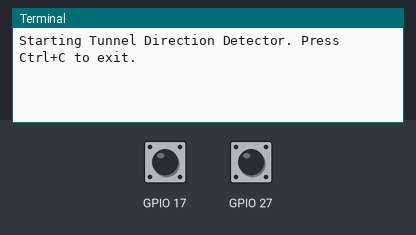
A program run on a simulated Raspberry Pi (BCM pin numbers). Shown: the last lines printed to the terminal. The inputs (shaded band) are chosen by the test bench; at power-on: GPIO 17 HIGH, GPIO 27 HIGH. The clock reads 2024-03-15 10:24:30 at power-on unless the program sets it.

Above: at 1.2 s.
1.3 s: GPIO 17 pulled LOW for 0.15 s
At 2.2 s:
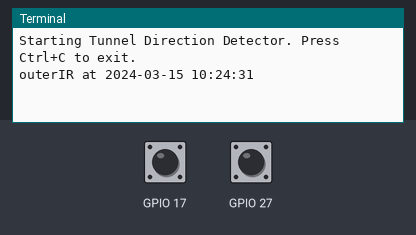
2.9 s: GPIO 27 pulled LOW for 0.15 s
At 3.5 s:
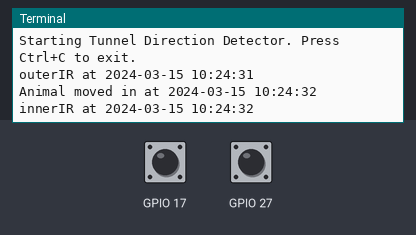
4.5 s: GPIO 17 pulled LOW for 1 s
At 6.0 s:
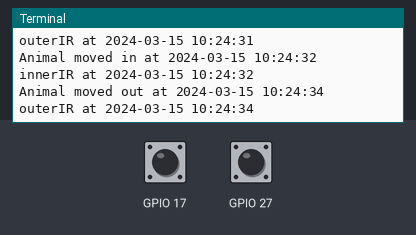
7.0 s: GPIO 27 pulled LOW for 1 s
At 8.0 s:
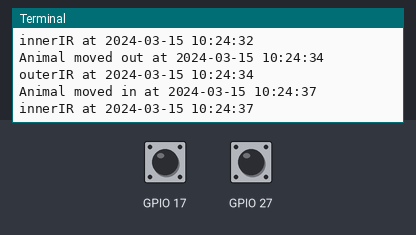

Measured:
- after the input at 1.3 s, the terminal: prints a new line at once (image 1)
- after the input at 2.9 s, the terminal: prints a new line at once (image 2)
- after the input at 4.5 s, the terminal: prints a new line at once (image 3)
- after the input at 7.0 s, the terminal: prints a new line at once (image 4)

The program:

IRDirectionDetector.py
```python
#!/usr/bin/env python3
# -*- coding: utf-8 -*-
"""
Created on Mon Dec 23 12:30:45 2024

@author: J. Cabrera-Moreno
Postdoctoral fellow
Evolutionary Cognition Group
Institute of Evolutionary Anthropology
University of Zürich

Explanation:
    The code is in control of constantly monitoring two IR sensors placed in
    the entrance of the comfortbox challenge. Depending on the sequence of
    interruption the code will output whether an animal got inside the box
    or outside.
"""

from gpiozero import Button
import time

class IRDirectionDetector:
    def __init__(self, sensor_1_pin, sensor_2_pin):
        """
        Initialize the IRDirectionDetector with two IR sensors.
        :param sensor_1_pin: GPIO pin for the first IR sensor (outer sensor).
        :param sensor_2_pin: GPIO pin for the second IR sensor (inner sensor).
        """
        self.sensor_1 = Button(sensor_1_pin)
        self.sensor_2 = Button(sensor_2_pin)
        self.last_event = None

        self.sensor_1_prev_state = False
        self.sensor_2_prev_state = False

    def detect_movement(self):
        """
        Detect movement and determine if an animal is entering or exiting the tunnel.
        :return: Tuple ("In" or "Out", timestamp) or None if no movement detected.
        """
        if self.sensor_1.is_pressed:
            if self.last_event == 'sensor_2':
                self.last_event = None
                return "out", time.strftime('%Y-%m-%d %H:%M:%S', time.localtime())
            else:
                self.last_event = 'sensor_1'

        elif self.sensor_2.is_pressed:
            if self.last_event == 'sensor_1':
                self.last_event = None
                return "in", time.strftime('%Y-%m-%d %H:%M:%S', time.localtime())
            else:
                self.last_event = 'sensor_2'

        return None


    def log_beam_break(self):
        """
        Detect when a specific beam is broken and log the event with a timestamp.
        Only return a value on a transition from non-broken to broken.

        :return: Tuple ("Sensor 1 Broken" or "Sensor 2 Broken", timestamp) or None
                 if no state change detected.
        """
        sensor_1_current_state = self.sensor_1.is_pressed
        sensor_2_current_state = self.sensor_2.is_pressed

        if sensor_1_current_state and not self.sensor_1_prev_state:
            # Transition from non-broken to broken for Sensor 1
            self.sensor_1_prev_state = True  # Update the previous state
            return "outerIR", time.strftime('%Y-%m-%d %H:%M:%S', time.localtime())

        if sensor_2_current_state and not self.sensor_2_prev_state:
            # Transition from non-broken to broken for Sensor 2
            self.sensor_2_prev_state = True  # Update the previous state
            return "innerIR", time.strftime('%Y-%m-%d %H:%M:%S', time.localtime())

        # Reset previous state when sensors are not pressed
        self.sensor_1_prev_state = sensor_1_current_state
        self.sensor_2_prev_state = sensor_2_current_state

        return None


if __name__ == "__main__":

    # Define GPIO pins for the sensors
    SENSOR_1_PIN = 17  # Replace with your actual GPIO pin for the outer sensor
    SENSOR_2_PIN = 27  # Replace with your actual GPIO pin for the inner sensor

    # Initialize the TunnelDirectionDetector
    detector = IRDirectionDetector(SENSOR_1_PIN, SENSOR_2_PIN)

    print("Starting Tunnel Direction Detector. Press Ctrl+C to exit.")

    try:
        while True:
            result = detector.detect_movement()
            if result:  # If a movement event is detected
                direction, timestamp = result
                print(f"Animal moved {direction} at {timestamp}")


            beam_break = detector.log_beam_break()
            if beam_break:  # If a beam break is detected
                sensor, timestamp = beam_break
                print(f"{sensor} at {timestamp}")

            time.sleep(0.1)  # Small delay to reduce CPU usage
    except KeyboardInterrupt:
        print("Exiting Tunnel Direction Detector.")
```
